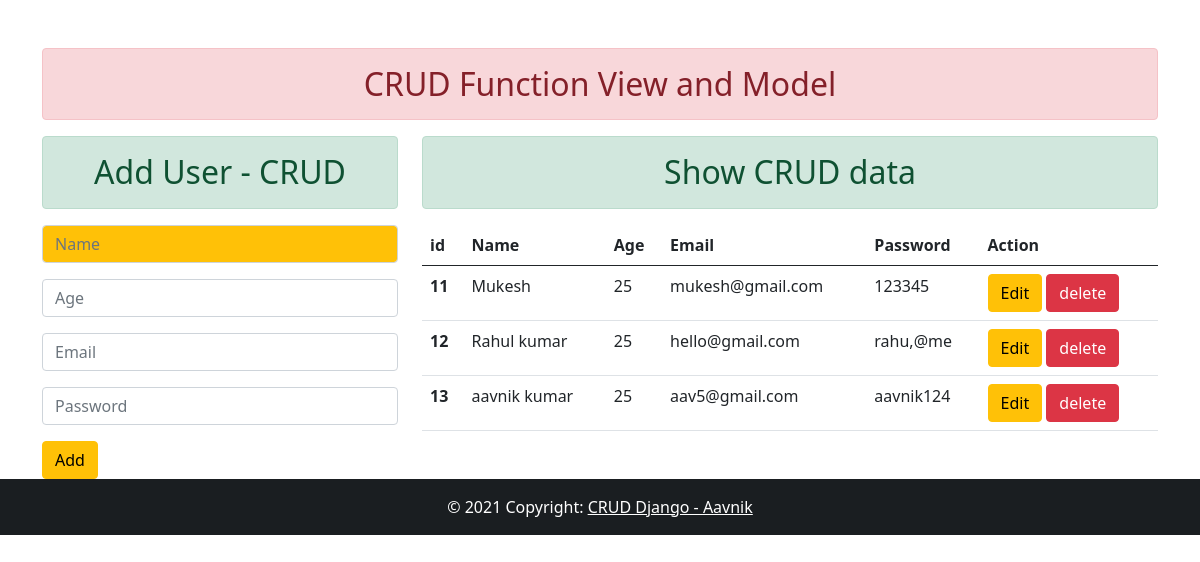
The page / on the database its author committed.
### CRUD/models.py (models this page shows, shortened)
class User(models.Model):
    user_id = models.AutoField(primary_key=True)
    user_name = models.CharField(max_length=50)
    user_age = models.IntegerField()
    user_email = models.EmailField(max_length=150)
    user_password = models.CharField(max_length=10)

### CRUD/views.py (the view, shortened to what this page needs)
# urls.py: path('',views.index,name="index"),
def index(request):
    show = User.objects.all()
    params ={'shows':show}
    return render(request, 'crud/crudhome.html',params)

### CRUD/templates/crud/crudhome.html (shortened to what this page needs)
{% extends 'crud/base.html' %}
{% block body %}
    <div class="row">
        <div class="col-sm-4">
            <h2 class="text-center alert alert-success">Add User - CRUD</h2>
            <form action="/" method="post">
                <div class="mb-3">
                <input class="form-control mb-3 bg-warning" type="text" name="urname" id="urname"placeholder="Name" required>
                </div>
                <input class="form-control mb-3" type="text" name="urage" id="urage"placeholder="Age">
                <input class="form-control mb-3" type="email" name="uremail" id="uremail"placeholder="Email">
                <input class="form-control mb-3" type="password" name="urpassword" id="urpassword"placeholder="Password">
                <button type="submit" class="btn btn-warning">Add</button>
            </form>
        </div>
        <div class="col-sm-8">
            <h2 class="text-center alert alert-success">Show CRUD data</h2>
            {% if shows %}
            <table class="table table-hover">
                <thead>
                  <tr>
                    <th>id</th>
                    <th>Name</th>
                    <th>Age</th>
                    <th>Email</th>
                    <th>Password</th>
                    <th>Action</th>
                  </tr>
                </thead>
                <tbody>
                {% for st in shows  %}
                <tr>
                    <th>{{st.user_id}}</th>
                    <td>{{st.user_name}}</td>
                    <td>{{st.user_age}}</td>
                    <td>{{st.user_email}}</td>
                    <td>{{st.user_password}}</td>
                    <td>
                       <a href="/update?id={{st.user_id}}"class="btn btn-warning">Edit</a>
                        <form class="d-inline" action="" method="post">
                            <a href="/delete?id={{st.user_id}}"class="btn btn-danger">delete</a>
                        </form>
                    </td>
                  </tr>
                {% endfor %}
                </tbody>
              </table>
              {% endif %}
        </div>
    </div>
{% endblock body %}

### CRUD/templates/crud/base.html (shortened to what this page needs)
<!DOCTYPE html>
{% load static %}
<html lang="en">
<head>
    <link rel="stylesheet" href="{% static 'crud/css/bootstrap.min.css'%}">
</head>
<body>
<div class="container mt-5">
    <h2 class="text-center alert alert-danger">CRUD Function View and Model</h2>
    {% block body %}{% endblock body %}
</div>
<footer class="bg-dark text-center text-white">
  <div class="text-center p-3" style="background-color: rgba(0, 0, 0, 0.2);">
    © 2021 Copyright:
    <a class="text-white" href="/">CRUD Django - Aavnik</a>
  </div>
</footer>
</body>
</html>

### rows shown on the page
User: user_id "11", user_name "Mukesh", user_age "25", user_email "mukesh@gmail.com", user_password "123345"
User: user_id "12", user_name "Rahul kumar", user_age "25", user_email "hello@gmail.com", user_password "rahu,@me"
User: user_id "13", user_name "aavnik kumar", user_age "25", user_email "aav5@gmail.com", user_password "aavnik124"
